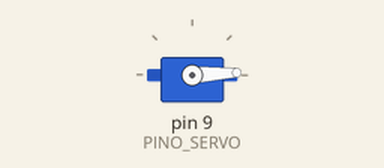
Simulated run of this sketch. Board: Arduino Uno, built with avr-gcc and run on an emulated ATmega328P. Shown: servo.

Above: at 0.05 s.
At 1.3 s:
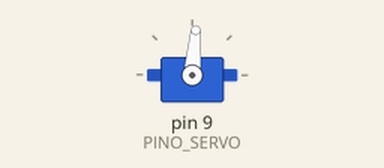
At 2.6 s:
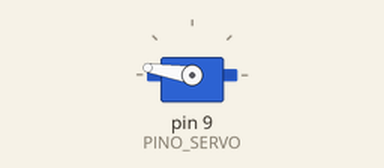
At 5.2 s:
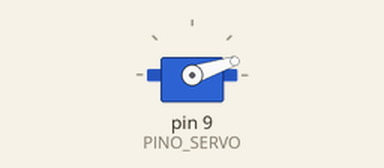
Timing chart, 0 to 7.1 s (numbered marks = the images above):
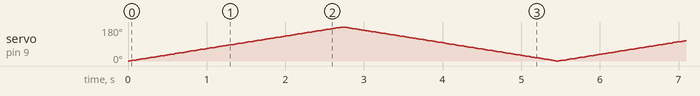

The sketch:

Controle_Basico.ino
```cpp
/*
 * Exemplo: Controle Básico de Servo Motor
 * Autor: Deividson Luiz Okopnik
 * Placa: Arduino Uno
 *
 * Descrição:
 * Este código demonstra o controle básico de um Servo Motor, movendo-o de 0 a 180 graus e vice-versa.
 *
 * Componentes Necessários:
 * - 1x Arduino Uno
 * - 1x Servo Motor (ex: SG90)
 * - Jumpers
 *
 * Instruções de Ligação (Wiring):
 * 1. Fio Vermelho (VCC/Alimentação) do Servo Motor -> Pino 5V do Arduino.
 * 2. Fio Marrom/Preto (GND/Terra) do Servo Motor -> Pino GND do Arduino.
 * 3. Fio Laranja/Amarelo (Sinal/PWM) do Servo Motor -> Pino Digital 9 (PWM) do Arduino.
 *
 * Observações:
 * Para servos maiores que o SG90, é altamente recomendado o uso de uma fonte de alimentação externa
 * para evitar danos ao regulador de tensão do Arduino.
 */

#include <Servo.h>

// Define o pino de sinal do servo
#define PINO_SERVO 9

Servo meuServo; // Cria um objeto servo para controlar o servo

void setup() {
  // Anexa o objeto servo ao pino definido
  meuServo.attach(PINO_SERVO);
}

void loop() {
  int pos;

  // Move o servo de 0 a 180 graus
  for (pos = 0; pos <= 180; pos += 1) {
    meuServo.write(pos); // Define a posição do servo
    delay(15);          // Aguarda 15ms para o servo se mover
  }

  // Move o servo de 180 a 0 graus
  for (pos = 180; pos >= 0; pos -= 1) {
    meuServo.write(pos); // Define a posição do servo
    delay(15);          // Aguarda 15ms para o servo se mover
  }
}
```
